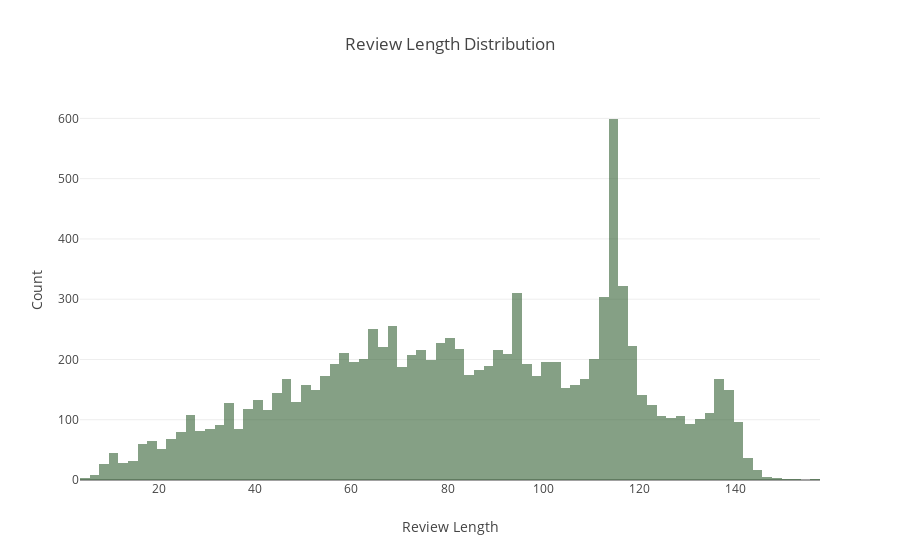

Notebook source saved alongside this figure:
### Markdown cell above
## Review length distribution

### Code cell
data = [go.Histogram(
        x = df.review_len,
        marker=dict(color='rgba(52, 98, 52, 0.6)')
)]

layout = go.Layout(
    title='Review Length Distribution',
    xaxis=dict(title='Review Length'),
    yaxis=dict(title='Count')
)

fig = go.Figure(data=data, layout=layout)

py.iplot(fig, filename='basic-hist')

### Figure 1 — Plotly figure (JSON) as saved in the notebook; plotly's stock layout.template omitted (floating-point values rounded to 4 significant figures; data arrays with more than 128 entries replaced by an {"elided": "..."} marker saying what was removed)
{"data": [{"marker": {"color": "rgba(52, 98, 52, 0.6)"}, "type": "histogram", "uid": "5ca81061-3d8b-429f-a716-901d620c61b2", "x": {"elided": "10876 int values"}}], "layout": {"title": {"text": "Review Length Distribution"}, "xaxis": {"title": {"text": "Review Length"}}, "yaxis": {"title": {"text": "Count"}}}}
